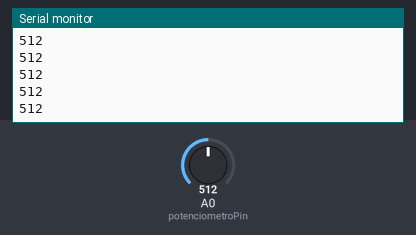
This sketch was run on a simulated Arduino Uno, built with avr-gcc and run on an emulated ATmega328P. Parts: the last lines printed to the serial monitor. The test bench sets the inputs (shaded band); at power-on: A0 (potenciometroPin) = 512.

Above: at 1.2 s.
1.3 s: A0 (potenciometroPin) set to 716
At 2.4 s:
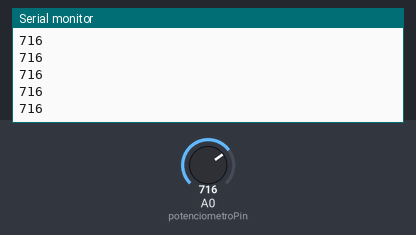
2.8 s: A0 (potenciometroPin) set to 900
At 3.7 s:
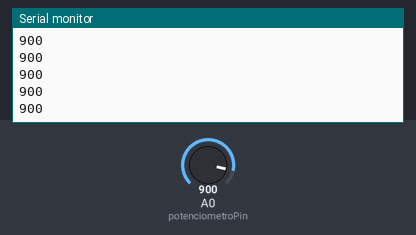
Timing chart, 0 to 5.8 s (numbered marks = the images above; inputs shaded):
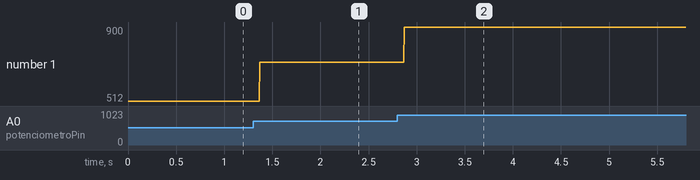

Measured:
- after the input at 1.3 s, the serial monitor: prints a new line after 0.07 s (image 1)
- after the input at 2.8 s, the serial monitor: prints a new line after 0.07 s (image 2)
- plotted number 1: 512 → 716 after the input at 1.3 s, 716 → 900 after the input at 2.8 s

The sketch:

Main.ino
```cpp
const byte potenciometroPin = A0; //Pin de entrada analógica,
//se puede utilizar el direccionamiento A0 hasta A5, o numérico como los pines digitales, en el arduino UNO de 14 a 19

int potenciometroValor = 0; //Variable donde se guarda el valor recogido del potenciómetro

void setup()
{
	pinMode(potenciometroPin, INPUT); //Configurar el pin como entrada
    Serial.begin(9600);
}

void loop()
{
	potenciometroValor = analogRead(potenciometroPin); //Recoger el valor del potenciómetro 0-1023
    Serial.println(potenciometroValor); //Enviar la variable a través del puerto serie, en 9600 baudios
    //Se puede ver con el propio programa de arduino
}
```
